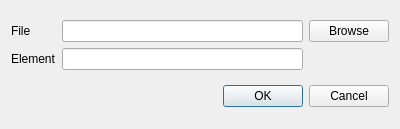
<?xml version="1.0" encoding="UTF-8"?>
<ui version="4.0">
 <class>Dialog</class>
 <widget class="QDialog" name="Dialog">
  <property name="geometry">
   <rect>
    <x>0</x>
    <y>0</y>
    <width>400</width>
    <height>129</height>
   </rect>
  </property>
  <property name="windowTitle">
   <string>Choose custom avatar</string>
  </property>
  <layout class="QVBoxLayout" name="verticalLayout">
   <item>
    <layout class="QGridLayout" name="gridLayout">
     <item row="0" column="0">
      <widget class="QLabel" name="label">
       <property name="text">
        <string>File</string>
       </property>
       <property name="margin">
        <number>13</number>
       </property>
      </widget>
     </item>
     <item row="0" column="1">
      <widget class="QLineEdit" name="filepath"/>
     </item>
     <item row="0" column="2">
      <widget class="QPushButton" name="pushButton">
       <property name="text">
        <string>Browse</string>
       </property>
      </widget>
     </item>
     <item row="1" column="0">
      <widget class="QLabel" name="label_2">
       <property name="text">
        <string>Element</string>
       </property>
       <property name="margin">
        <number>11</number>
       </property>
      </widget>
     </item>
     <item row="1" column="1">
      <widget class="QLineEdit" name="element">
       <property name="enabled">
        <bool>true</bool>
       </property>
      </widget>
     </item>
    </layout>
   </item>
   <item>
    <widget class="QDialogButtonBox" name="buttonBox">
     <property name="orientation">
      <enum>Qt::Horizontal</enum>
     </property>
     <property name="standardButtons">
      <set>QDialogButtonBox::Cancel|QDialogButtonBox::Ok</set>
     </property>
    </widget>
   </item>
  </layout>
 </widget>
 <resources/>
 <connections>
  <connection>
   <sender>buttonBox</sender>
   <signal>accepted()</signal>
   <receiver>Dialog</receiver>
   <slot>accept()</slot>
   <hints>
    <hint type="sourcelabel">
     <x>248</x>
     <y>254</y>
    </hint>
    <hint type="destinationlabel">
     <x>157</x>
     <y>274</y>
    </hint>
   </hints>
  </connection>
  <connection>
   <sender>buttonBox</sender>
   <signal>rejected()</signal>
   <receiver>Dialog</receiver>
   <slot>reject()</slot>
   <hints>
    <hint type="sourcelabel">
     <x>316</x>
     <y>260</y>
    </hint>
    <hint type="destinationlabel">
     <x>286</x>
     <y>274</y>
    </hint>
   </hints>
  </connection>
 </connections>
</ui>
